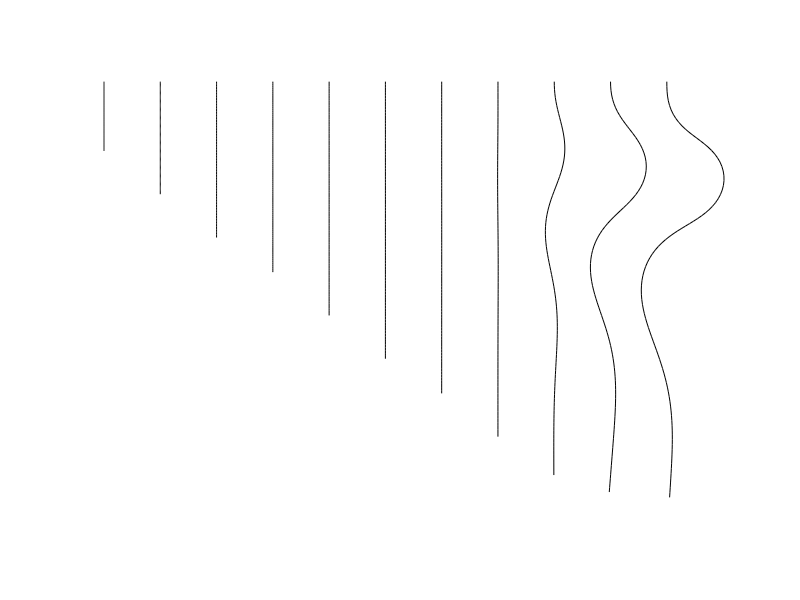
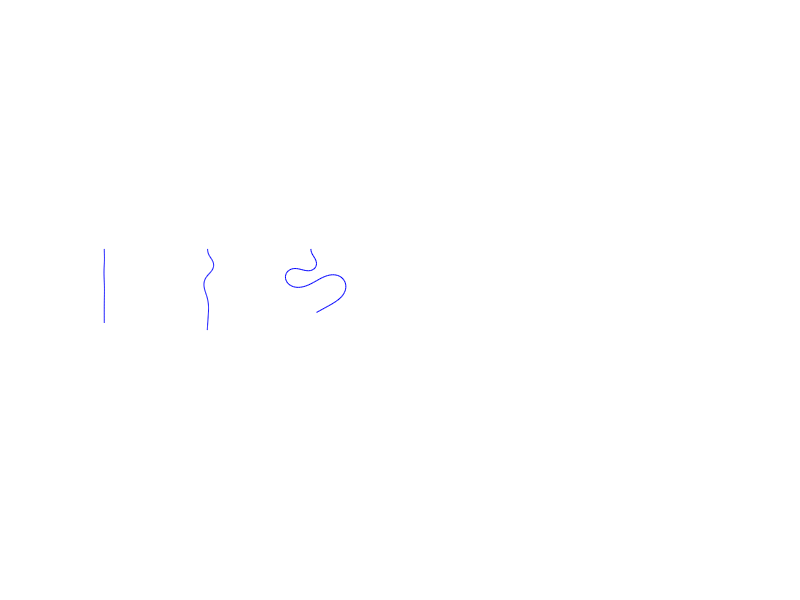

Here is the MATLAB script that generated these plots, in order: (Note: this script raises an error after producing the figures.)


load('shapesave2.mat')


figure(99)
hold on
%for np=316:10:346
nplotted=0;
for np=[4	9	14	18	23	28	32	37	42	47	51]
    plot(-shapesavey(np,2:end)+nplotted*1.3,-shapesavex(np,2:end),'-k')
    nplotted=nplotted+1
end
axis equal
axis off




figure(100)
%for np=316:10:346
nplotted=0;
hold on
allnp=[39 46 96 146 196 246 296]%[34 39 44 121 134 146 296];
for np=allnp;
    plot(-shapesavey(np,2:end)+nplotted*12,-shapesavex(np,2:end),'-b')
    nplotted=nplotted+1
end
%for np=[276 286 296]
%    plot(-shapesavey(np,2:end)+(nplotted-7)*12,-shapesavex(np,2:end)-12,'-b')
%    nplotted=nplotted+1
%end
axis equal
axis off
%ylim([-22 0])

%allnp=[21 46 71 96 121 146 171 196 221 246 271 296 321 346];
%allnp=[34 39 44 71 84 96 296];
alltimes=allnp/5+0.8;
nnp=length(allnp);

resusave=csvread('resusave4.csv');
figure(101)
plot(resusave(:,1),-resusave(:,6),'-b')
hold on
box off
for n1=1:nnp
    t=alltimes(n1);
    C=-interp1(resusave(:,1),resusave(:,6),t);
    plot(t,C,'ok','MarkerEdgeColor','b','MarkerFaceColor','w')
end
%xlim([0 70])
ylim([0 9])
xlabel('xlabel')
ylabel('ylabel')